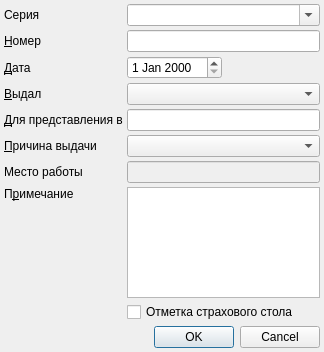
<?xml version="1.0" encoding="UTF-8"?>
<ui version="4.0">
 <class>TempInvalidDuplicateEditDialog</class>
 <widget class="QDialog" name="TempInvalidDuplicateEditDialog">
  <property name="windowModality">
   <enum>Qt::ApplicationModal</enum>
  </property>
  <property name="geometry">
   <rect>
    <x>0</x>
    <y>0</y>
    <width>324</width>
    <height>352</height>
   </rect>
  </property>
  <property name="windowTitle">
   <string>Дубликат документа временной нетрудоспособности</string>
  </property>
  <layout class="QGridLayout" name="gridLayout">
   <property name="margin">
    <number>4</number>
   </property>
   <property name="spacing">
    <number>4</number>
   </property>
   <item row="0" column="0">
    <widget class="QLabel" name="lblSerial">
     <property name="text">
      <string>Серия</string>
     </property>
    </widget>
   </item>
   <item row="1" column="0">
    <widget class="QLabel" name="lblNumber">
     <property name="text">
      <string>&amp;Номер</string>
     </property>
     <property name="buddy">
      <cstring>edtNumber</cstring>
     </property>
    </widget>
   </item>
   <item row="1" column="1" colspan="2">
    <widget class="QLineEdit" name="edtNumber"/>
   </item>
   <item row="2" column="0">
    <widget class="QLabel" name="lblDate">
     <property name="text">
      <string>&amp;Дата</string>
     </property>
     <property name="buddy">
      <cstring>edtDate</cstring>
     </property>
    </widget>
   </item>
   <item row="2" column="1">
    <widget class="CDateEdit" name="edtDate"/>
   </item>
   <item row="2" column="2">
    <spacer>
     <property name="orientation">
      <enum>Qt::Horizontal</enum>
     </property>
     <property name="sizeHint" stdset="0">
      <size>
       <width>71</width>
       <height>20</height>
      </size>
     </property>
    </spacer>
   </item>
   <item row="3" column="0">
    <widget class="QLabel" name="lblPerson">
     <property name="text">
      <string>&amp;Выдал</string>
     </property>
     <property name="buddy">
      <cstring>cmbPerson</cstring>
     </property>
    </widget>
   </item>
   <item row="3" column="1" colspan="2">
    <widget class="CPersonComboBoxEx" name="cmbPerson"/>
   </item>
   <item row="10" column="0">
    <spacer>
     <property name="orientation">
      <enum>Qt::Vertical</enum>
     </property>
     <property name="sizeHint" stdset="0">
      <size>
       <width>20</width>
       <height>40</height>
      </size>
     </property>
    </spacer>
   </item>
   <item row="11" column="0" colspan="3">
    <widget class="QDialogButtonBox" name="buttonBox">
     <property name="orientation">
      <enum>Qt::Horizontal</enum>
     </property>
     <property name="standardButtons">
      <set>QDialogButtonBox::Cancel|QDialogButtonBox::Ok</set>
     </property>
    </widget>
   </item>
   <item row="9" column="1" colspan="2">
    <widget class="QCheckBox" name="chkInsuranceOfficeMark">
     <property name="text">
      <string>Отметка страхового стола</string>
     </property>
    </widget>
   </item>
   <item row="4" column="1" colspan="2">
    <widget class="QLineEdit" name="edtDestination"/>
   </item>
   <item row="4" column="0">
    <widget class="QLabel" name="lblDestination">
     <property name="text">
      <string>&amp;Для представления в</string>
     </property>
     <property name="buddy">
      <cstring>cmbPerson</cstring>
     </property>
    </widget>
   </item>
   <item row="7" column="0">
    <widget class="QLabel" name="lblNote">
     <property name="text">
      <string>П&amp;римечание</string>
     </property>
     <property name="buddy">
      <cstring>cmbPerson</cstring>
     </property>
    </widget>
   </item>
   <item row="5" column="1" colspan="2">
    <widget class="CRBComboBox" name="cmbReason"/>
   </item>
   <item row="5" column="0">
    <widget class="QLabel" name="lblReason">
     <property name="text">
      <string>&amp;Причина выдачи</string>
     </property>
     <property name="buddy">
      <cstring>cmbPerson</cstring>
     </property>
    </widget>
   </item>
   <item row="8" column="0">
    <spacer name="verticalSpacer">
     <property name="orientation">
      <enum>Qt::Vertical</enum>
     </property>
     <property name="sizeHint" stdset="0">
      <size>
       <width>20</width>
       <height>40</height>
      </size>
     </property>
    </spacer>
   </item>
   <item row="7" column="1" rowspan="2" colspan="2">
    <widget class="QPlainTextEdit" name="edtNote"/>
   </item>
   <item row="6" column="0">
    <widget class="QLabel" name="lblPlaceWork">
     <property name="text">
      <string>Место работы</string>
     </property>
    </widget>
   </item>
   <item row="6" column="1" colspan="2">
    <widget class="QLineEdit" name="edtPlaceWork">
     <property name="enabled">
      <bool>false</bool>
     </property>
    </widget>
   </item>
   <item row="0" column="1" colspan="2">
    <widget class="CBlankComboBox" name="edtSerial">
     <property name="editable">
      <bool>true</bool>
     </property>
    </widget>
   </item>
  </layout>
 </widget>
 <customwidgets>
  <customwidget>
   <class>CDateEdit</class>
   <extends>QDateEdit</extends>
   <header>library/DateEdit.h</header>
  </customwidget>
  <customwidget>
   <class>CPersonComboBoxEx</class>
   <extends>QComboBox</extends>
   <header>Orgs/PersonComboBoxEx.h</header>
  </customwidget>
  <customwidget>
   <class>CRBComboBox</class>
   <extends>QComboBox</extends>
   <header>library/crbcombobox.h</header>
  </customwidget>
  <customwidget>
   <class>CBlankComboBox</class>
   <extends>QComboBox</extends>
   <header>Blank/BlankComboBox.h</header>
  </customwidget>
 </customwidgets>
 <tabstops>
  <tabstop>edtNumber</tabstop>
  <tabstop>edtDate</tabstop>
  <tabstop>cmbPerson</tabstop>
  <tabstop>edtDestination</tabstop>
  <tabstop>cmbReason</tabstop>
  <tabstop>edtPlaceWork</tabstop>
  <tabstop>edtNote</tabstop>
  <tabstop>chkInsuranceOfficeMark</tabstop>
  <tabstop>buttonBox</tabstop>
 </tabstops>
 <resources/>
 <connections>
  <connection>
   <sender>buttonBox</sender>
   <signal>accepted()</signal>
   <receiver>TempInvalidDuplicateEditDialog</receiver>
   <slot>accept()</slot>
   <hints>
    <hint type="sourcelabel">
     <x>227</x>
     <y>161</y>
    </hint>
    <hint type="destinationlabel">
     <x>153</x>
     <y>172</y>
    </hint>
   </hints>
  </connection>
  <connection>
   <sender>buttonBox</sender>
   <signal>rejected()</signal>
   <receiver>TempInvalidDuplicateEditDialog</receiver>
   <slot>reject()</slot>
   <hints>
    <hint type="sourcelabel">
     <x>240</x>
     <y>163</y>
    </hint>
    <hint type="destinationlabel">
     <x>244</x>
     <y>172</y>
    </hint>
   </hints>
  </connection>
 </connections>
</ui>
